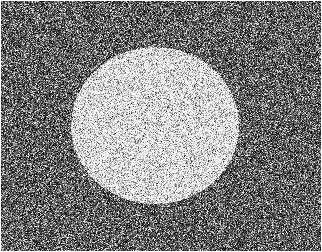
%> input picture Pratikum 5/Noisegray50%Gaussian.png, 322 x 252 px
$ octave Pseudo_code_4_14.m   (GNU Octave 9; MATLAB toolbox functions it lacks are replaced by stand-ins)
%> lines starting %> are read from the running program, lines starting %| are printed output that depends on the picture
clear all;
I = double(imread('Noisegray50%Gaussian.png'));
%> I: size 252x322 double; min 0, max 255, mean 129; mean of the top-left, top-right, bottom-left and bottom-right quarters 131.8, 126.7, 131.6, 126.1
B = [1 1 1; 1 1 1; 1 1 1];
Close = imclose(I,B);
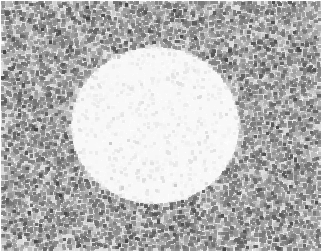
%> Close: size 252x322 double; min 64, max 255, mean 184.3
Open = imopen(Close,B);
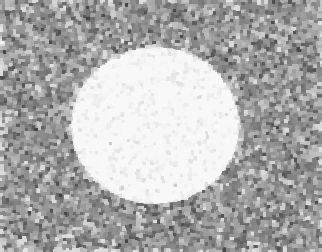
%> Open: size 252x322 double; min 64, max 251, mean 175.4
figure(1) , imshow(uint8(I));
figure(2), imshow(uint8(Open));
